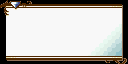

A 2D game scene composited from a Tiled map and its tileset images. What follows is a short description and the map's XML, with every tile layer's data as written:
An orthogonal 16x8 tile map with 8x8 px tiles, 1 tile layer (BG1).

<map version="1.10" tiledversion="1.10.2" orientation="orthogonal" renderorder="right-down" width="16" height="8" tilewidth="8" tileheight="8" infinite="0" nextlayerid="2" nextobjectid="1">
 <tileset firstgid="1" name="MenuTiles" tilewidth="8" tileheight="8" tilecount="128" columns="16">
  <properties>
   <property name="Offset" value="0x0000" />
  </properties>
  <image source="../../../../tools/MenuTiles.png" width="128" height="64" />
 </tileset>
 <layer id="1" name="BG1" width="16" height="8">
  <properties>
   <property name="Layer" value="1" />
  </properties>
  <data encoding="csv">
17,18,19,20,4,4,4,4,4,4,4,4,4,4,5,6,
24,25,26,15,15,15,15,15,15,15,15,15,15,15,15,16,
12,15,15,15,15,15,15,15,15,15,15,15,15,15,15,16,
12,15,15,15,15,15,15,15,15,15,15,15,15,15,81,82,
12,15,15,15,15,15,15,15,15,15,15,15,15,81,83,84,
12,15,15,15,15,15,15,15,15,15,15,15,81,83,85,86,
12,15,15,15,15,15,15,15,15,15,15,81,83,85,87,88,
27,28,29,29,29,29,29,29,29,29,29,29,29,30,31,32
</data>
 </layer>
</map>